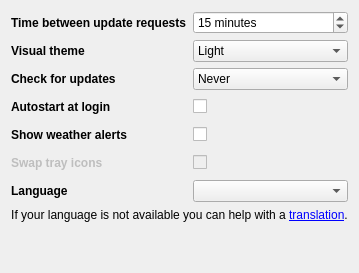
     <widget class="QWidget" name="tab_4">
      <attribute name="title">
       <string>Miscellaneous</string>
      </attribute>
      <layout class="QVBoxLayout" name="verticalLayout_3" stretch="0,0,0">
       <item>
        <layout class="QGridLayout" name="gridLayout">
         <property name="verticalSpacing">
          <number>6</number>
         </property>
         <item row="0" column="0">
          <widget class="QLabel" name="label_12">
           <property name="minimumSize">
            <size>
             <width>0</width>
             <height>22</height>
            </size>
           </property>
           <property name="font">
            <font>
             <weight>75</weight>
             <bold>true</bold>
            </font>
           </property>
           <property name="text">
            <string>Time between update requests</string>
           </property>
          </widget>
         </item>
         <item row="0" column="1">
          <widget class="QSpinBox" name="m_updateTime">
           <property name="minimumSize">
            <size>
             <width>0</width>
             <height>22</height>
            </size>
           </property>
           <property name="suffix">
            <string> minutes</string>
           </property>
           <property name="minimum">
            <number>5</number>
           </property>
           <property name="maximum">
            <number>300</number>
           </property>
           <property name="value">
            <number>15</number>
           </property>
          </widget>
         </item>
         <item row="1" column="0">
          <widget class="QLabel" name="label_14">
           <property name="minimumSize">
            <size>
             <width>0</width>
             <height>22</height>
            </size>
           </property>
           <property name="font">
            <font>
             <weight>75</weight>
             <bold>true</bold>
            </font>
           </property>
           <property name="text">
            <string>Visual theme</string>
           </property>
          </widget>
         </item>
         <item row="1" column="1">
          <widget class="QComboBox" name="m_theme">
           <item>
            <property name="text">
             <string>Light</string>
            </property>
           </item>
           <item>
            <property name="text">
             <string>Dark</string>
            </property>
           </item>
          </widget>
         </item>
         <item row="2" column="0">
          <widget class="QLabel" name="label_17">
           <property name="minimumSize">
            <size>
             <width>0</width>
             <height>22</height>
            </size>
           </property>
           <property name="font">
            <font>
             <weight>75</weight>
             <bold>true</bold>
            </font>
           </property>
           <property name="text">
            <string>Check for updates</string>
           </property>
          </widget>
         </item>
         <item row="2" column="1">
          <widget class="QComboBox" name="m_updatesCombo">
           <item>
            <property name="text">
             <string>Never</string>
            </property>
           </item>
           <item>
            <property name="text">
             <string>Once a day</string>
            </property>
           </item>
           <item>
            <property name="text">
             <string>Once a week</string>
            </property>
           </item>
           <item>
            <property name="text">
             <string>Once a month</string>
            </property>
           </item>
          </widget>
         </item>
         <item row="3" column="0">
          <widget class="QLabel" name="label_20">
           <property name="minimumSize">
            <size>
             <width>0</width>
             <height>22</height>
            </size>
           </property>
           <property name="font">
            <font>
             <weight>75</weight>
             <bold>true</bold>
            </font>
           </property>
           <property name="text">
            <string>Autostart at login</string>
           </property>
          </widget>
         </item>
         <item row="3" column="1">
          <widget class="QCheckBox" name="m_autostart">
           <property name="text">
            <string/>
           </property>
          </widget>
         </item>
         <item row="6" column="0">
          <widget class="QLabel" name="label_22">
           <property name="minimumSize">
            <size>
             <width>0</width>
             <height>22</height>
            </size>
           </property>
           <property name="font">
            <font>
             <weight>75</weight>
             <bold>true</bold>
            </font>
           </property>
           <property name="text">
            <string>Language</string>
           </property>
          </widget>
         </item>
         <item row="6" column="1">
          <widget class="QComboBox" name="m_languageCombo"/>
         </item>
         <item row="4" column="0">
          <widget class="QLabel" name="label_31">
           <property name="minimumSize">
            <size>
             <width>0</width>
             <height>22</height>
            </size>
           </property>
           <property name="font">
            <font>
             <weight>75</weight>
             <bold>true</bold>
            </font>
           </property>
           <property name="text">
            <string>Show weather alerts</string>
           </property>
          </widget>
         </item>
         <item row="4" column="1">
          <widget class="QCheckBox" name="m_showAlerts">
           <property name="text">
            <string/>
           </property>
          </widget>
         </item>
         <item row="5" column="0">
          <widget class="QLabel" name="m_swapIconsLabel">
           <property name="enabled">
            <bool>false</bool>
           </property>
           <property name="minimumSize">
            <size>
             <width>0</width>
             <height>22</height>
            </size>
           </property>
           <property name="font">
            <font>
             <weight>75</weight>
             <bold>true</bold>
            </font>
           </property>
           <property name="toolTip">
            <string>Swaps tray icons. Only enabled if two icon representation is being used.</string>
           </property>
           <property name="text">
            <string>Swap tray icons</string>
           </property>
          </widget>
         </item>
         <item row="5" column="1">
          <widget class="QCheckBox" name="m_swapIcons">
           <property name="enabled">
            <bool>false</bool>
           </property>
           <property name="toolTip">
            <string>Swaps tray icons. Only enabled if two icon representation is being used.</string>
           </property>
           <property name="text">
            <string/>
           </property>
          </widget>
         </item>
        </layout>
       </item>
       <item>
        <widget class="QLabel" name="label_28">
         <property name="text">
          <string>If your language is not available you can help with a &lt;a href=&quot;https://github.com/FelixdelasPozas/TrayWeather#translations&quot;&gt;translation&lt;/a&gt;.</string>
         </property>
         <property name="alignment">
          <set>Qt::AlignCenter</set>
         </property>
         <property name="openExternalLinks">
          <bool>true</bool>
         </property>
        </widget>
       </item>
       <item>
        <spacer name="verticalSpacer">
         <property name="orientation">
          <enum>Qt::Vertical</enum>
         </property>
         <property name="sizeHint" stdset="0">
          <size>
           <width>20</width>
           <height>40</height>
          </size>
         </property>
        </spacer>
       </item>
      </layout>
     </widget>
